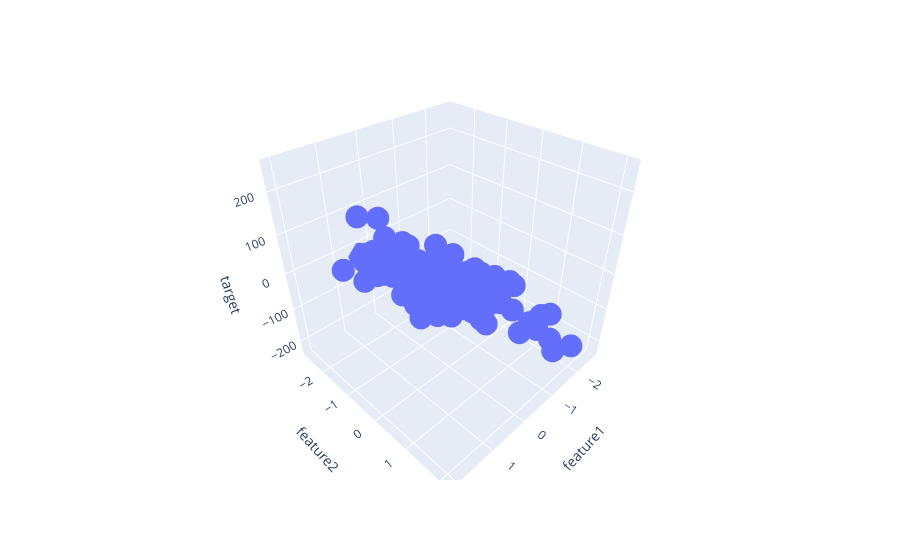

Write notebook code for a chart like this one.
### Code cell
import plotly.express as px
px.scatter_3d(df,x="feature1",y="feature2",z="target")

### Figure 1 — Plotly figure (JSON) as saved in the notebook; plotly's stock layout.template omitted (floating-point values rounded to 4 significant figures; data arrays with more than 128 entries replaced by an {"elided": "..."} marker saying what was removed)
{"data": [{"hovertemplate": "feature1=%{x}<br>feature2=%{y}<br>target=%{z}<extra></extra>", "legendgroup": "", "marker": {"color": "#636efa", "symbol": "circle"}, "mode": "markers", "name": "", "scene": "scene", "showlegend": false, "type": "scatter3d", "x": {"elided": "150 float values"}, "y": {"elided": "150 float values"}, "z": {"elided": "150 float values"}}], "layout": {"legend": {"tracegroupgap": 0}, "margin": {"t": 60}, "scene": {"domain": {"x": [0, 1], "y": [0, 1]}, "xaxis": {"title": {"text": "feature1"}}, "yaxis": {"title": {"text": "feature2"}}, "zaxis": {"title": {"text": "target"}}}}}
